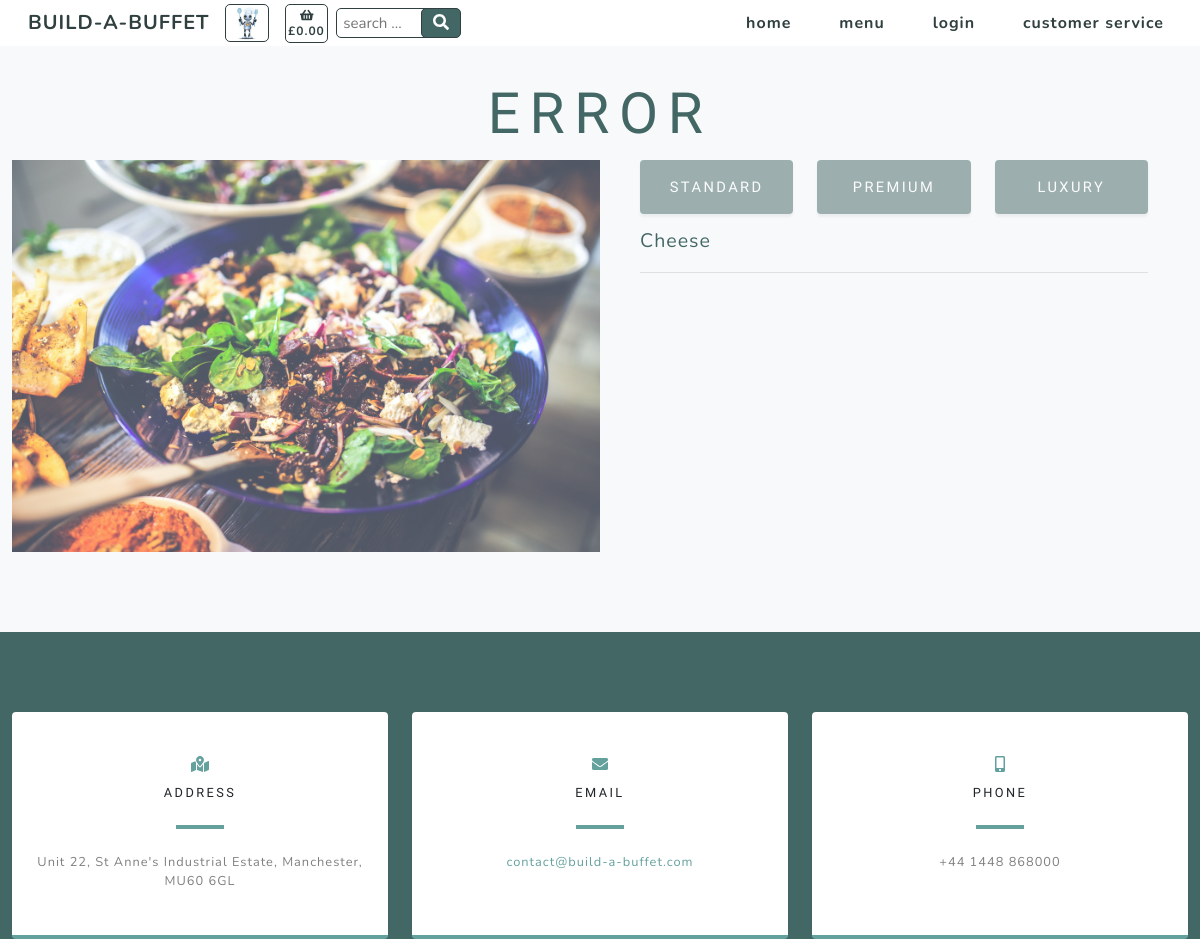
Before: /products/ with the older database file.
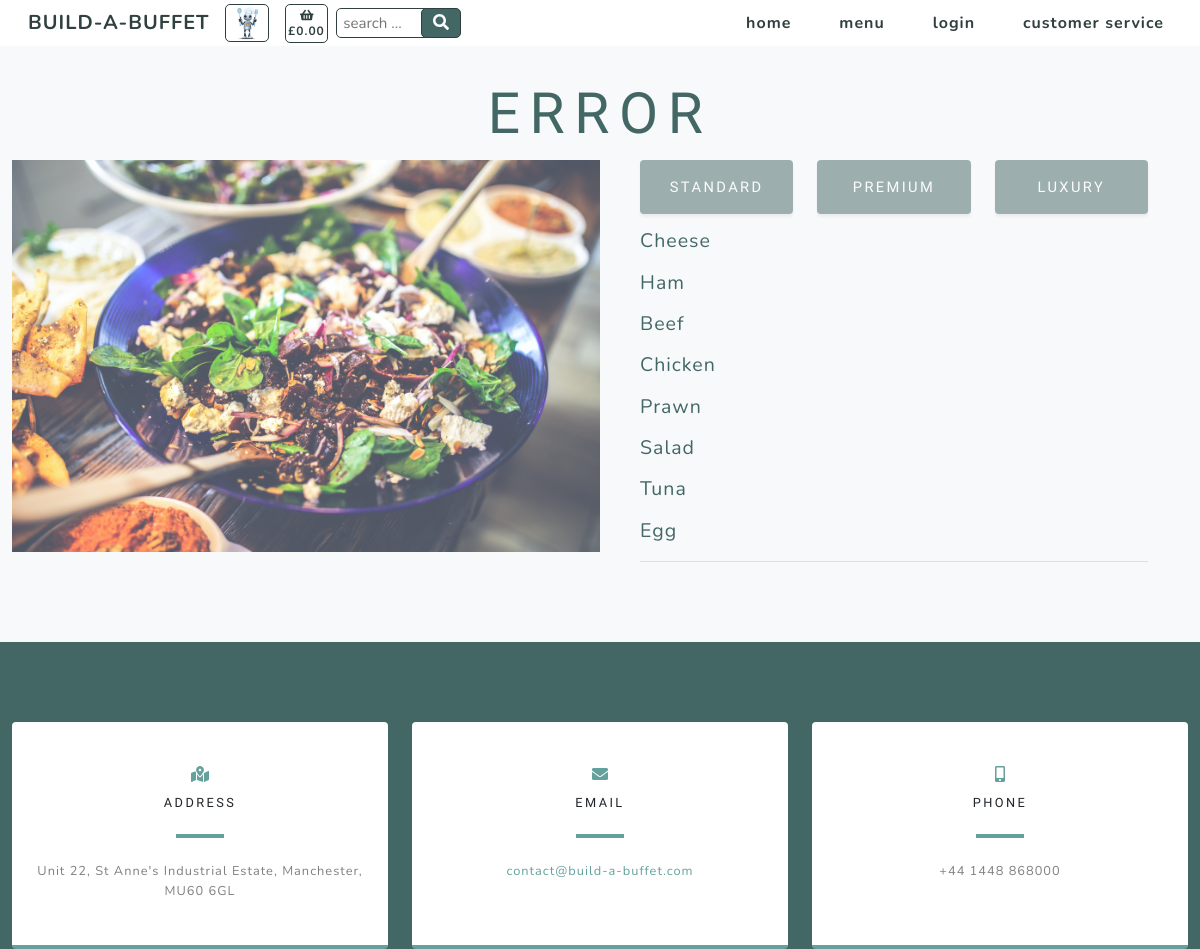
After: the same page with the newer database file.
### products/models.py (models this page shows, shortened)
class Product(models.Model):
    category = models.ForeignKey('Category', null=True,
                                 on_delete=models.SET_NULL)
    id_no = models.CharField(max_length=254, null=True)
    name = models.CharField(max_length=254)
    description = models.CharField(max_length=254)
    price = models.DecimalField(max_digits=6, decimal_places=2)
    range = models.CharField(max_length=254, null=True)

### products/views.py (the view, shortened to what this page needs)
# urls.py: path('products/', include('products.urls')),
def products(request):
    """ check for a basket cookie """
    context_items = basket_context(request)
    basket_total = context_items['basket_total']
    cookie_key = context_items['cookie_key']
    category = ""
    range = ""
    image = ""
    categories = Category.objects.all()
    products = Product.objects.all()
    context = {
            'products': products,
            'category': category,
            'range': range,
            'image': image,
            'cookie_key': cookie_key,
            'basket_total': basket_total
        }
    return render(request, 'products/products.html', context)

### basket/contexts.py (called while the page is built)
def basket_context(request):
    cookie_key = settings.COOKIE_KEY
    try:
        cookie = request.COOKIES[cookie_key]
        basket_total = Basket.objects.filter(cookie=cookie).aggregate(Sum('total_price'))
        if basket_total['total_price__sum'] is None:
            basket_total = ""
    except KeyError:
        basket_total = ""
        cookie = 99999999
    context = {
            'cookie': cookie,
            'cookie_key': cookie_key,
            'basket_total': basket_total,
        }
    return context

### products/templates/products/products.html (shortened to what this page needs)
{% extends "base.html" %}
{% load static %}
{% block content %}
    <section class="products-section bg-light" id="products">
        <div class="container">
            <div class="row justify-content-center no-gutters">
                <div class="col-xl-12">
                    {% if category %}
                        <h1 class="product-text-one mx-auto text-uppercase text-center flex-margin-b text-blue">{{ category }}</h1>
                    {% else %}
                        <h1 class="product-text-one mx-auto text-uppercase text-center flex-margin-b text-blue">Error</h1>
                    {% endif %}
                </div>
                <div class="col-xl-6">
                    {% if category %}
                        {% for image in image %}
                            <img class="img-fluid image-80" src="{{ MEDIA_URL }}{{ image.image }}" alt="{{ category }} image" />
                        {% endfor %}
                    {% else %}
                        <img class="img-fluid image-80" src="{{ MEDIA_URL }}assets/img/pexels-kaboompics-com-5928.jpg" alt="salad bowl" />
                    {% endif %}
                </div>
                <div class="col-xl-6">
                    <div class="text-center h-100 project">
                        <div class="d-flex h-100">
                            <div class="product-container w-100 mt-0 text-center text-xl-left">
                                <div class="row">
                                    <div class="col-4">
                                        {% if range == "standard" %}
                                            <a class="product-selected masthead-button opaque-100 btn btn-primary js-scroll-trigger flex-margin-b" href="{% url 'products' %}?category_range={{ category }},standard">Standard</a>
                                        {% else %}
                                            <a class="product-unselected masthead-button opaque-100 btn btn-primary js-scroll-trigger flex-margin-b" href="{% url 'products' %}?category_range={{ category }},standard">Standard</a>
                                        {% endif %}
                                    </div>
                                    <div class="col-4">
                                        {% if range == "premium" %}
                                            <a class="product-selected masthead-button opaque-100 btn btn-primary js-scroll-trigger flex-margin-b" href="{% url 'products' %}?category_range={{ category }},premium">Premium</a>
                                        {% else %}
                                            <a class="product-unselected masthead-button opaque-100 btn btn-primary js-scroll-trigger flex-margin-b" href="{% url 'products' %}?category_range={{ category }},premium">Premium</a>
                                        {% endif %}
                                    </div>
                                    <div class="col-4">
                                        {% if range == "luxury" %}
                                            <a class="product-selected masthead-button opaque-100 btn btn-primary js-scroll-trigger flex-margin-b" href="{% url 'products' %}?category_range={{ category }},luxury">Luxury</a>
                                        {% else %}
                                            <a class="product-unselected masthead-button opaque-100 btn btn-primary js-scroll-trigger flex-margin-b" href="{% url 'products' %}?category_range={{ category }},luxury">Luxury</a>
                                        {% endif %}
                                    </div>
                                </div>
                                {% for product in products %}
                                    {% if range %}
                                        {% if product.range == range and product.category|slugify == category %}
                                            <div class="mx-auto flex-margin-b text-blue">
                                                <a class="product-text-two" href="{% url 'product_detail' %}?category_product={{ category }},{{ product.name }},selected-one">{{ product.name }}</a>
                                            </div>
                                        {% endif %}
                                    {% else %}
                                        {% if product.range == "standard" %}
                                            <div class="product-text-two mx-auto flex-margin-b text-blue">
                                                {{ product.name }}
                                            </div>
                                        {% endif %}
                                    {% endif %}
                                {% endfor %}
                                <hr class="d-none d-xl-block mb-0 ml-0" />
                            </div>
                        </div>
                    </div>
                </div>
            </div>
        </div>
    </section>
{% include 'includes/contact.html' %}
{% endblock %}

### templates/base.html (shortened to what this page needs)
{% load static %}
<!doctype html>
<html lang="en">
  <head>
    {% block corecss %}
        <link href="{% static 'css/styles.css' %}" rel="stylesheet" />
        <link href="{% static 'css/slider.css' %}" rel="stylesheet" />
    {% endblock %}
  </head>
  <body id="page-top" onload="createCookie()">
        <nav class="navbar navbar-expand-lg navbar-light fixed-top" id="mainNav">
            <div class="container">
                <a class="navbar-brand js-scroll-trigger navbar-brand-vis" href="#page-top">BUILD-A-BUFFET</a>
                <div>
                    <ul class="navbar-nav ml-auto align-vertically">
                        <li class="nav-item"><a class="nav-link js-scroll-trigger bartholemew-menu" href=""><img src="{{ MEDIA_URL }}assets/img/bartholemew-sml.jpg" alt="bartholemew" height="36"></a></li>
                    </ul>
                </div>
                <div>
                    <ul class="navbar-nav ml-auto align-vertically">
                        {% if basket_total.total_price__sum != None %}
                            <li class="nav-item"><a class="nav-link js-scroll-trigger text-center text-xs-nav basket" href="{% url 'basket' %}"><i class="fa fa-shopping-basket" aria-hidden="true"></i><br><span class=" text-xs-nav">£{{ basket_total.total_price__sum|floatformat:"2" }}</span></a></li>
                        {% else %}
                            <li class="nav-item"><a class="nav-link js-scroll-trigger text-center text-xs-nav basket" href="{% url 'basket' %}"><i class="fa fa-shopping-basket" aria-hidden="true"></i><br><span class=" text-xs-nav">£0.00</span></a></li>
                        {% endif %}
                    </ul>
                </div>
                <div class="ml-2 mr-auto">
                    <form action="{% url 'search_products' %}" method="GET">
                        <input class="search-input text-blue text-xs" type="text" name="product_search" id="product_search" placeholder=" search ...">
                        <button class="search-button text-center" type="submit">
                                <i class="fas fa-search"></i>
                        </button>
                    </form>
                </div>
                <div class="collapse navbar-collapse" id="navbarResponsive">
                    <ul class="navbar-nav ml-auto">
                        <li class="nav-item my-auto"><a class="nav-link js-scroll-trigger" href="{% url 'home' %}">home</a></li>
                        <li class="nav-item dropdown my-auto">
                            <a class="nav-link js-scroll-trigger" href="#" id="all-menus-link" data-toggle="dropdown" aria-haspopup="true" aria-expanded="false">
                                menu
                            </a>
                        </li>
                        <li class="nav-item dropdown">
                            {% if request.user.is_authenticated %}
                                <a class="nav-link js-scroll-trigger" href="#" id="account-link" data-toggle="dropdown" aria-haspopup="true" aria-expanded="false">
                                    account
                                    <hr class="d-none d-lg-block user-br">
                                    <span class="user-text">
                                    ({{ request.user }})</span>
                                </a>
                            {% else %}
                                <a class="nav-link" href="{% url 'account_login' %}">login</a>
                            {% endif %}
                        </li>
                        <li class="nav-item my-auto"><a class="nav-link js-scroll-trigger" href="{% url 'service' %}">customer service</a></li>
                    </ul>
                </div>
            </div>
        </nav>
    {% block content %}
    {% endblock %}
  </body>
</html>

### templates/includes/contact.html
    <section class="contact-section bg-blue">
        <div class="container">
            <div class="row">
                <div class="col-md-4 mb-3 mb-md-0">
                    <div class="card py-4 h-100">
                        <div class="card-body text-center">
                            <i class="fas fa-map-marked-alt text-primary mb-2"></i>
                            <h4 class="text-uppercase m-0">Address</h4>
                            <hr class="my-4" />
                            <div class="small text-black-50">Unit 22, St Anne's Industrial Estate, Manchester, MU60 6GL</div>
                        </div>
                    </div>
                </div>
                <div class="col-md-4 mb-3 mb-md-0">
                    <div class="card py-4 h-100">
                        <div class="card-body text-center">
                            <i class="fas fa-envelope text-primary mb-2"></i>
                            <h4 class="text-uppercase m-0">Email</h4>
                            <hr class="my-4" />
                            <div class="small text-black-50"><a href="#!">contact@build-a-buffet.com</a></div>
                        </div>
                    </div>
                </div>
                <div class="col-md-4 mb-3 mb-md-0">
                    <div class="card py-4 h-100">
                        <div class="card-body text-center">
                            <i class="fas fa-mobile-alt text-primary mb-2"></i>
                            <h4 class="text-uppercase m-0">Phone</h4>
                            <hr class="my-4" />
                            <div class="small text-black-50">+44 1448 868000</div>
                        </div>
                    </div>
                </div>
            </div>
        </div>
    </section>

Changed rows visible on the page:
added Product: name "Ham"
added Product: name "Beef"
added Product: name "Chicken"
added Product: name "Prawn"
added Product: name "Salad"
added Product: name "Tuna"
added Product: name "Egg"
